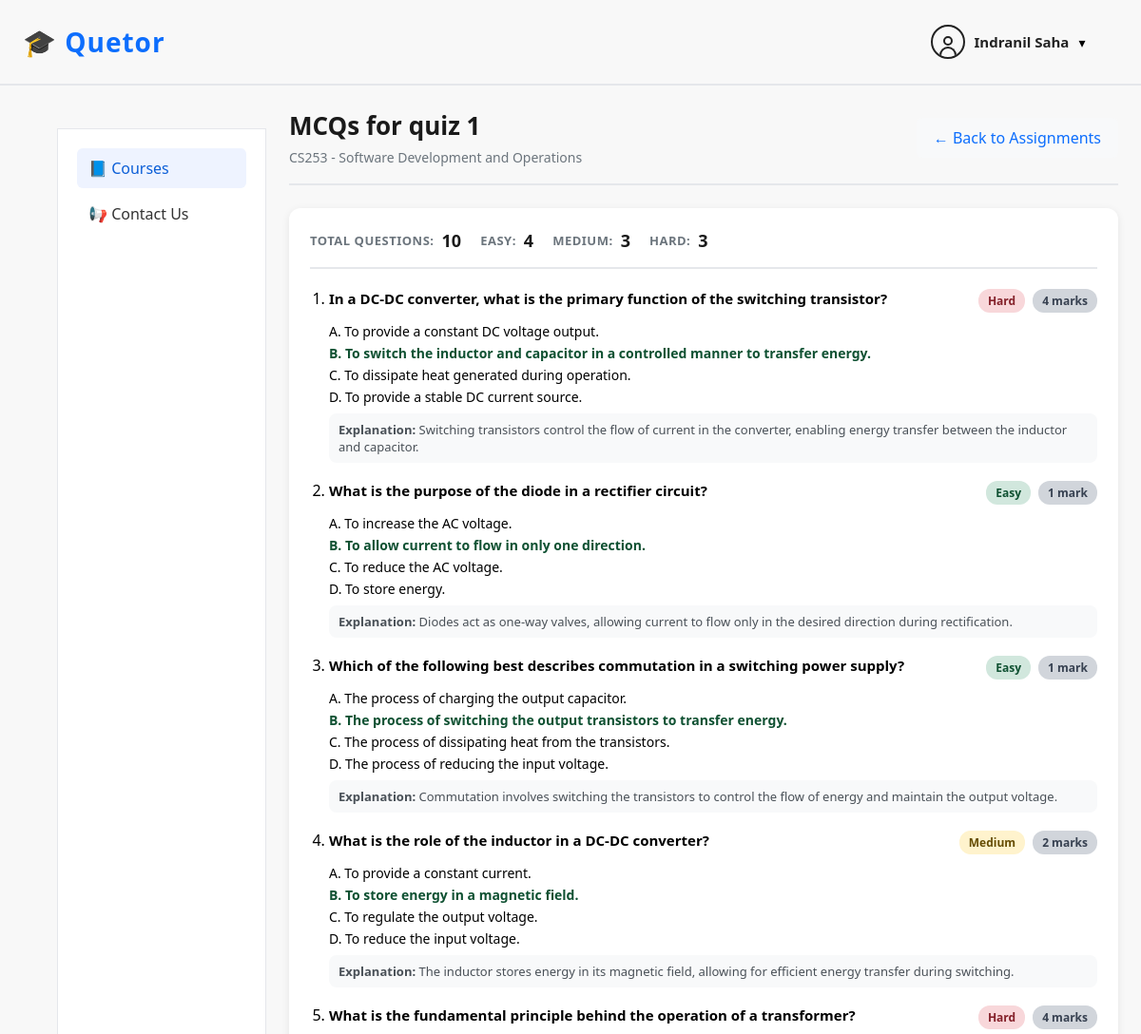
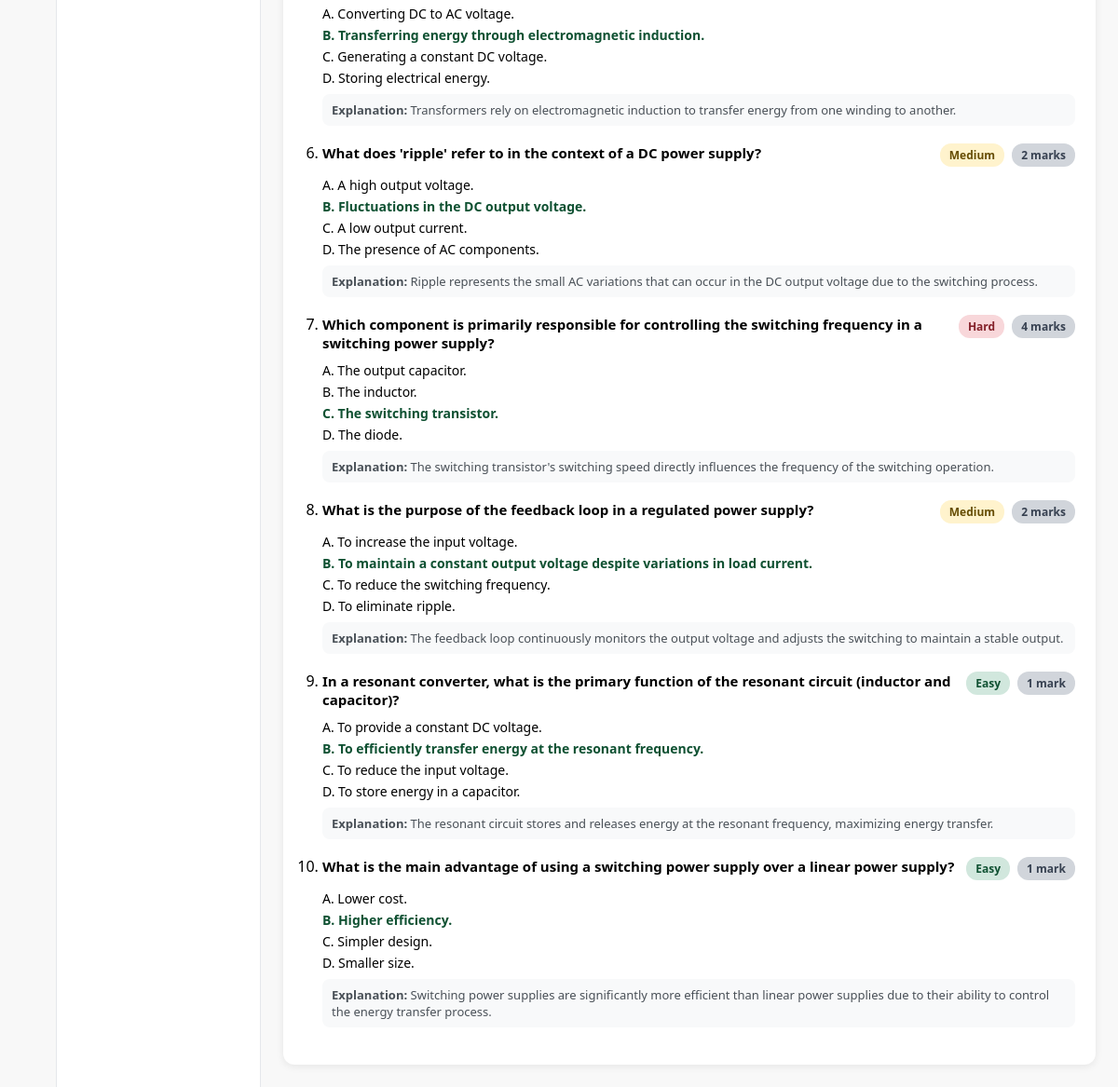
The page /assignments/1/professor/10/questions/ (signed in) on the database its author committed (2 pictures, top to bottom).
### users/models.py (models this page shows, shortened)
class User(AbstractUser):
    ROLE_CHOICES = [
        ('student', 'Student'),
        ('professor', 'Professor'),
        ('ta', 'Teaching Assistant'),
        ('admin', 'Admin'),
    ]
    role = models.CharField(
        max_length=20,
        choices=ROLE_CHOICES,
        default='student'
    )
    department = models.CharField(max_length=100, blank=True)

### assignments/models.py (models this page shows, shortened)
class Assignment(models.Model):
    course = models.ForeignKey(Course, on_delete=models.CASCADE, related_name="assignments")
    created_by = models.ForeignKey(User, on_delete=models.CASCADE, related_name="created_assignments")
    title = models.CharField(max_length=200)
    description = models.TextField(blank=True)
    due_date = models.DateTimeField()
    duration_minutes = models.PositiveIntegerField(default=20)
    is_published = models.BooleanField(default=True)
    created_at = models.DateTimeField(auto_now_add=True)
    class Meta:
        ordering = ["-due_date", "-created_at"]

class AssignmentQuestion(models.Model):
    OPTION_CHOICES = [
        ("A", "Option A"),
        ("B", "Option B"),
        ("C", "Option C"),
        ("D", "Option D"),
    ]
    assignment = models.ForeignKey(
        Assignment,
        on_delete=models.CASCADE,
        related_name="questions",
    )
    question_text = models.TextField()
    option_a = models.CharField(max_length=300)
    option_b = models.CharField(max_length=300)
    option_c = models.CharField(max_length=300)
    option_d = models.CharField(max_length=300)
    correct_option = models.CharField(max_length=1, choices=OPTION_CHOICES)
    difficulty = models.CharField(
        max_length=10,
        choices=[("easy", "Easy"), ("medium", "Medium"), ("hard", "Hard")],
        default="easy",
    )
    marks = models.PositiveIntegerField(default=1)
    explanation = models.TextField(blank=True)
    is_active = models.BooleanField(default=True)
    created_at = models.DateTimeField(auto_now_add=True)
    class Meta:
        ordering = ["created_at"]

### courses/models.py (models this page shows, shortened)
class Course(models.Model):
    code = models.CharField(max_length=10, unique=True)
    name = models.CharField(max_length=100)
    semester = models.ForeignKey(
        Semester,
        on_delete=models.CASCADE,
        related_name="courses"
    )

### assignments/views.py (the view)
@login_required
def assignment_questions(request, course_id: int, assignment_id: int):
    if not CourseProfessor.objects.filter(course_id=course_id, professor=request.user).exists():
        return redirect("/courses/")
    assignment = get_object_or_404(Assignment, id=assignment_id, course_id=course_id)
    questions = AssignmentQuestion.objects.filter(assignment=assignment, is_active=True)
    total_questions = questions.count()
    easy_count = questions.filter(difficulty="easy").count()
    medium_count = questions.filter(difficulty="medium").count()
    hard_count = questions.filter(difficulty="hard").count()
    return render(
        request,
        "assignments/assignment_questions.html",
        {
            "course": assignment.course,
            "course_id": course_id,
            "assignment": assignment,
            "questions": questions,
            "total_questions": total_questions,
            "easy_count": easy_count,
            "medium_count": medium_count,
            "hard_count": hard_count,
            "nav_active": "courses",
        },
    )

### templates/assignments/assignment_questions.html (shortened to what this page needs)
{% extends "courses/base.html" %}
{% load static %}
{% block content %}
<div class="course-detail-header">
  <div class="course-title-section">
    <h1 class="course-title">MCQs for {{ assignment.title }}</h1>
    <p class="course-semester">{{ course.code }} - {{ course.name }}</p>
  </div>
  <div class="header-actions">
    <a href="/assignments/{{ course_id }}/professor/" class="back-link">← Back to Assignments</a>
  </div>
</div>
<div class="questions-card">
  {% if questions %}
    <div class="questions-stats">
      <div class="stat-item">
        <span class="stat-label">Total Questions:</span>
        <span class="stat-value">{{ total_questions }}</span>
      </div>
      <div class="stat-item">
        <span class="stat-label">Easy:</span>
        <span class="stat-value">{{ easy_count }}</span>
      </div>
      <div class="stat-item">
        <span class="stat-label">Medium:</span>
        <span class="stat-value">{{ medium_count }}</span>
      </div>
      <div class="stat-item">
        <span class="stat-label">Hard:</span>
        <span class="stat-value">{{ hard_count }}</span>
      </div>
    </div>
    <ol class="question-list">
      {% for q in questions %}
        <li class="question-item">
          <div class="question-header">
            <div class="question-text">
              {{ q.question_text }}
            </div>
            <div class="question-meta">
              <span class="difficulty-badge difficulty-{{ q.difficulty }}">
                {{ q.get_difficulty_display }}
              </span>
              <span class="marks-badge">{{ q.marks }} mark{% if q.marks != 1 %}s{% endif %}</span>
            </div>
          </div>
          <ul class="options-list">
            <li{% if q.correct_option == "A" %} class="correct"{% endif %}>A. {{ q.option_a }}</li>
            <li{% if q.correct_option == "B" %} class="correct"{% endif %}>B. {{ q.option_b }}</li>
            <li{% if q.correct_option == "C" %} class="correct"{% endif %}>C. {{ q.option_c }}</li>
            <li{% if q.correct_option == "D" %} class="correct"{% endif %}>D. {{ q.option_d }}</li>
          </ul>
          {% if q.explanation %}
            <div class="explanation">
              <strong>Explanation:</strong> {{ q.explanation }}
            </div>
          {% endif %}
        </li>
      {% endfor %}
    </ol>
  {% else %}
    <div class="empty-state">
      <div class="empty-icon">📭</div>
      <h3>No questions yet</h3>
      <p>Use the “Generate MCQs” button on the assignments page to create questions.</p>
    </div>
  {% endif %}
</div>
{% endblock %}

### templates/courses/includes/header.html (shortened to what this page needs)
{% load static %}
<header class="topbar">
  <div class="topbar-left">
    <span class="logo-text">🎓 Quetor</span>
  </div>
  <div class="profile-wrapper">
    <div class="profile-trigger" onclick="toggleProfileDropdown()">
      <div class="profile-icon">
        <div class="profile-head"></div>
        <div class="profile-body"></div>
      </div>
      <span class="profile-name">
        {{ request.user.get_full_name|default:request.user.username }}
      </span>
      <span class="chevron">▾</span>
    </div>
  </div>
</header>

### static/css/courses.css (style rules this page uses)
* { box-sizing: border-box; }
body { margin: 0; font-family: "Segoe UI", Arial, sans-serif; background: #ffffff; }
.profile-wrapper { margin-right: 3%; }
.profile-icon { width: 36px; height: 36px; border: 2px solid #222; border-radius: 50%; position: relative; cursor: pointer; overflow: hidden; }
.profile-head { width: 10px; height: 10px; bottom:-3px; border: 2px solid #222; border-radius: 50%; position: absolute; top: 10px; left: 50%; transform: translateX(-50%); background: transparent; transition: background 0.2s ease; }
.profile-body { width: 18px; height: 10px; border: 2px solid #222; border-bottom: none; border-radius: 10px 10px 0 0; position: absolute; bottom: 1px; left: 50%; transform: translateX(-50%); background: transparent; transition: background 0.2s ease; }
.profile-name { font-size: 14px; font-weight: 500; }
.profile-wrapper { position: relative; display: flex; align-items: center; }
.profile-trigger { display: flex; align-items: center; gap: 10px; cursor: pointer; }
.profile-icon { width: 36px; height: 36px; border: 2px solid #222; border-radius: 50%; display: flex; align-items: center; justify-content: center; }
.profile-name { font-size: 15px; font-weight: 600; color: #222; }
.chevron { font-size: 14px; }
.topbar { height: 90px; display: flex; justify-content: space-between; align-items: center; padding: 0 24px; border-bottom: 2px solid #e5e7eb; background: #f8f8f8; }
.topbar-left { width: 200px; display: flex; align-items: center; gap: 12px; }
.logo-text { font-size: 28px; font-weight: 700; color: #0d6efd; font-family: "open sans", sans-serif; letter-spacing: 1px; }

### templates/assignments/assignment_questions.html (style rules this page uses)
.course-detail-header { display: flex; justify-content: space-between; align-items: center; margin-bottom: 24px; padding-bottom: 18px; border-bottom: 2px solid #e5e7eb; }
.course-title { font-size: 26px; font-weight: 700; color: #1a1a1a; margin: 0 0 6px 0; }
.course-semester { font-size: 14px; color: #6c757d; margin: 0; }
.header-actions { display: flex; gap: 12px; align-items: center; }
.back-link { padding: 10px 18px; background: #f8f9fa; color: #0d6efd; text-decoration: none; border-radius: 6px; font-weight: 500; transition: all 0.2s; }
.questions-card { background: white; border-radius: 12px; padding: 22px; box-shadow: 0 2px 8px rgba(0,0,0,0.08); }
.questions-stats { display: flex; gap: 20px; margin-bottom: 20px; padding-bottom: 16px; border-bottom: 2px solid #e5e7eb; flex-wrap: wrap; }
.stat-item { display: flex; align-items: center; gap: 8px; }
.stat-label { font-size: 13px; font-weight: 600; color: #6c757d; text-transform: uppercase; letter-spacing: 0.5px; }
.stat-value { font-size: 18px; font-weight: 700; color: #1a1a1a; }
.question-list { padding-left: 20px; }
.question-item { margin-bottom: 18px; }
.question-header { display: flex; justify-content: space-between; align-items: flex-start; gap: 12px; margin-bottom: 8px; }
.question-text { font-size: 15px; font-weight: 600; flex: 1; }
.question-meta { display: flex; gap: 8px; flex-shrink: 0; }
.difficulty-badge { display: inline-block; padding: 4px 10px; border-radius: 12px; font-size: 12px; font-weight: 600; white-space: nowrap; text-transform: capitalize; }
.difficulty-easy { background: #d1e7dd; color: #0f5132; }
.difficulty-medium { background: #fff3cd; color: #664d03; }
.difficulty-hard { background: #f8d7da; color: #842029; }
.marks-badge { display: inline-block; padding: 4px 10px; border-radius: 12px; font-size: 12px; font-weight: 600; background: #d1d5db; color: #374151; white-space: nowrap; }
.options-list { list-style: none; padding-left: 0; margin: 0 0 6px 0; }
.options-list li { font-size: 14px; padding: 2px 0; }
.options-list li.correct { font-weight: 700; color: #0f5132; }
.explanation { font-size: 13px; color: #495057; background: #f8f9fa; padding: 8px 10px; border-radius: 8px; }

### rows shown on the page
User: user.get_full_name "Indranil Saha"
Assignment: title "quiz 1"
Course: code "CS253", name "Software Development and Operations"
AssignmentQuestion: question_text "In a DC-DC converter, what is the primary function of the switching transistor?", difficulty "Hard", marks "4", option_a "To provide a constant DC voltage output.", option_b "To switch the inductor and capacitor in a controlled manner to transfer energy.", option_c "To dissipate heat generated during operation.", option_d "To provide a stable DC current source.", explanation "Switching transistors control the flow of current in the converter, enabling energy transfer between the inductor and capacitor."
AssignmentQuestion: question_text "What is the purpose of the diode in a rectifier circuit?", difficulty "Easy", marks "1", option_a "To increase the AC voltage.", option_b "To allow current to flow in only one direction.", option_c "To reduce the AC voltage.", option_d "To store energy.", explanation "Diodes act as one-way valves, allowing current to flow only in the desired direction during rectification."
AssignmentQuestion: question_text "Which of the following best describes commutation in a switching power supply?", difficulty "Easy", marks "1", option_a "The process of charging the output capacitor.", option_b "The process of switching the output transistors to transfer energy.", option_c "The process of dissipating heat from the transistors.", option_d "The process of reducing the input voltage.", explanation "Commutation involves switching the transistors to control the flow of energy and maintain the output voltage."
AssignmentQuestion: question_text "What is the role of the inductor in a DC-DC converter?", difficulty "Medium", marks "2", option_a "To provide a constant current.", option_b "To store energy in a magnetic field.", option_c "To regulate the output voltage.", option_d "To reduce the input voltage.", explanation "The inductor stores energy in its magnetic field, allowing for efficient energy transfer during switching."
AssignmentQuestion: question_text "What is the fundamental principle behind the operation of a transformer?", difficulty "Hard", marks "4", option_a "Converting DC to AC voltage.", option_b "Transferring energy through electromagnetic induction.", option_c "Generating a constant DC voltage.", option_d "Storing electrical energy.", explanation "Transformers rely on electromagnetic induction to transfer energy from one winding to another."
AssignmentQuestion: question_text "What does 'ripple' refer to in the context of a DC power supply?", difficulty "Medium", marks "2", option_a "A high output voltage.", option_b "Fluctuations in the DC output voltage.", option_c "A low output current.", option_d "The presence of AC components.", explanation "Ripple represents the small AC variations that can occur in the DC output voltage due to the switching process."
AssignmentQuestion: question_text "Which component is primarily responsible for controlling the switching frequency in a switching power supply?", difficulty "Hard", marks "4", option_a "The output capacitor.", option_b "The inductor.", option_c "The switching transistor.", option_d "The diode.", explanation "The switching transistor's switching speed directly influences the frequency of the switching operation."
AssignmentQuestion: question_text "What is the purpose of the feedback loop in a regulated power supply?", difficulty "Medium", marks "2", option_a "To increase the input voltage.", option_b "To maintain a constant output voltage despite variations in load current.", option_c "To reduce the switching frequency.", option_d "To eliminate ripple.", explanation "The feedback loop continuously monitors the output voltage and adjusts the switching to maintain a stable output."
AssignmentQuestion: question_text "In a resonant converter, what is the primary function of the resonant circuit (inductor and capacitor)?", difficulty "Easy", marks "1", option_a "To provide a constant DC voltage.", option_b "To efficiently transfer energy at the resonant frequency.", option_c "To reduce the input voltage.", option_d "To store energy in a capacitor.", explanation "The resonant circuit stores and releases energy at the resonant frequency, maximizing energy transfer."
AssignmentQuestion: question_text "What is the main advantage of using a switching power supply over a linear power supply?", difficulty "Easy", marks "1", option_a "Lower cost.", option_b "Higher efficiency.", option_c "Simpler design.", option_d "Smaller size.", explanation "Switching power supplies are significantly more efficient than linear power supplies due to their ability to control the energy transfer process."

### other values the page prints
{{ total_questions }} "10"
{{ easy_count }} "4"
{{ medium_count }} "3"
{{ hard_count }} "3"
